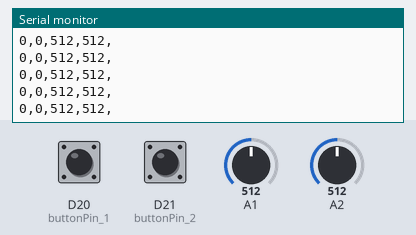
A sketch run on a simulated Arduino Due. Parts: the last lines printed to the serial monitor. The inputs (shaded band) are chosen by the test bench; at power-on: A1 = 512, A2 = 512, D20 (buttonPin_1) HIGH, D21 (buttonPin_2) HIGH (analog values on the 0–1023 scale).

Above: at 1.2 s.
1.3 s: A1 set to 716
At 2.4 s:
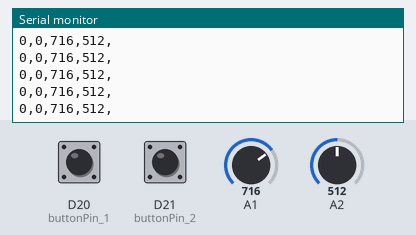
2.8 s: A2 set to 716
At 3.6 s:
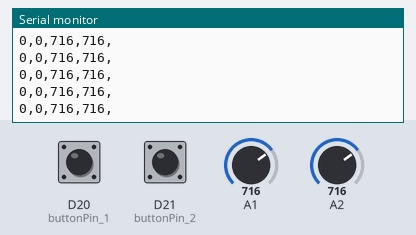
4.3 s: D20 (buttonPin_1) pulled LOW for 0.15 s
5.9 s: D21 (buttonPin_2) pulled LOW for 0.15 s
7.5 s: A1 set to 900
At 8.4 s:
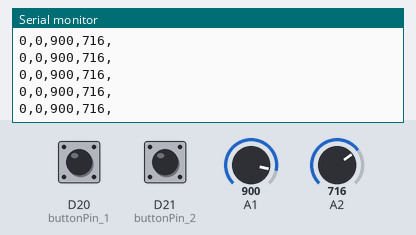
9.0 s: D20 (buttonPin_1) pulled LOW for 1 s
At 10.0 s:
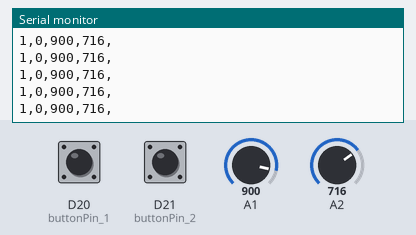
Timing chart, 0 to 12.0 s (numbered marks = the images above; inputs shaded):
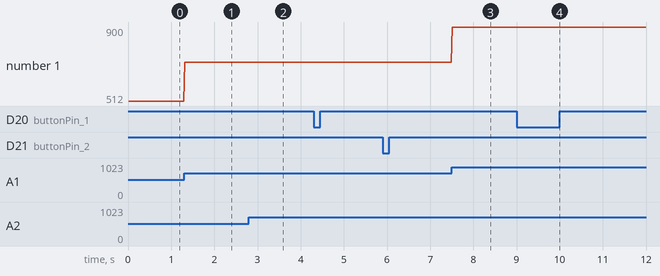

The sketch:

finalProject_ArduinoToProcessing.ino
```cpp
/*
Rukayat Akinola

finalProject
Ardunio to Processing Serial Write Script

*/

//Define Pins
const int adcPin_1 = 1;
const int adcPin_2 = 2;
const int buttonPin_1 = 20;
const int buttonPin_2 = 21;

//Button Variables
bool buttonState_1 = 0;
bool buttonState_2 = 0;

//Pot Variables
int adcRead_1 = 0;
int adcRead_2 = 0;

//Software Timer Variables
int lastTime = 0;
int currentTime = 0;
int timerInterval = 20; //not reliable with values less than 20ms

void setup()
{
  //set button pin modes to Input with internal Pullup resistors
  pinMode(buttonPin_1, INPUT_PULLUP);
  pinMode(buttonPin_2, INPUT_PULLUP);
  analogReadResolution(10);
  Serial.begin(115200); //start serial comm @ 115200 baud rate
}

void loop()
{
  //read analog pot value
  adcRead_1 = analogRead(adcPin_1);
  adcRead_2 = analogRead(adcPin_2);
  //read button state on pins [NOTE: logic is inverted due to Pullup config]
  buttonState_1 = !digitalRead(buttonPin_1);
  buttonState_2 = !digitalRead(buttonPin_2);

  /*
    printf() is only for debugging, not for UART-to-Processing communication
    Do not use Serial.printf() and Serial.print() code below at the same time!
  */
  //Serial.printf("%i \t %i \t %i \t %i \n", adcRead_1, adcRead_2, buttonState_1, buttonState_2);

  currentTime = millis(); //read current elapsed time
  if (currentTime - lastTime >= timerInterval)  //if we have reached our timer interval...
  {
    lastTime = currentTime; //store current time as lastTime so we know when timer last triggered

    //Send Data to Processing via Serial UART using print() and Comma Separation
    Serial.print(buttonState_1);  //send 1st message
    Serial.print(',');            //send comma character
    Serial.print(buttonState_2);  //send 2nd message
    Serial.print(',');            //send comma character
    Serial.print(adcRead_1);      //send 3rd message
    Serial.print(',');            //send comma character
    Serial.print(adcRead_2);      //send 4th message
    Serial.print(',');            //send comma character
    Serial.print('\n');           //send "Line Feed", or "New Line" character, since we are using println()
  }
}
```

Measured:
- after the input at 1.3 s, the serial monitor: prints a new line at once (image 1)
- after the input at 2.8 s, the serial monitor: prints a new line at once (image 2)
- after the input at 7.5 s, the serial monitor: prints a new line at once (image 3)
- after the input at 9.0 s, the serial monitor: prints a new line at once (image 4)
- plotted number 1: 512 → 716 after the input at 1.3 s, 716 → 900 after the input at 7.5 s
